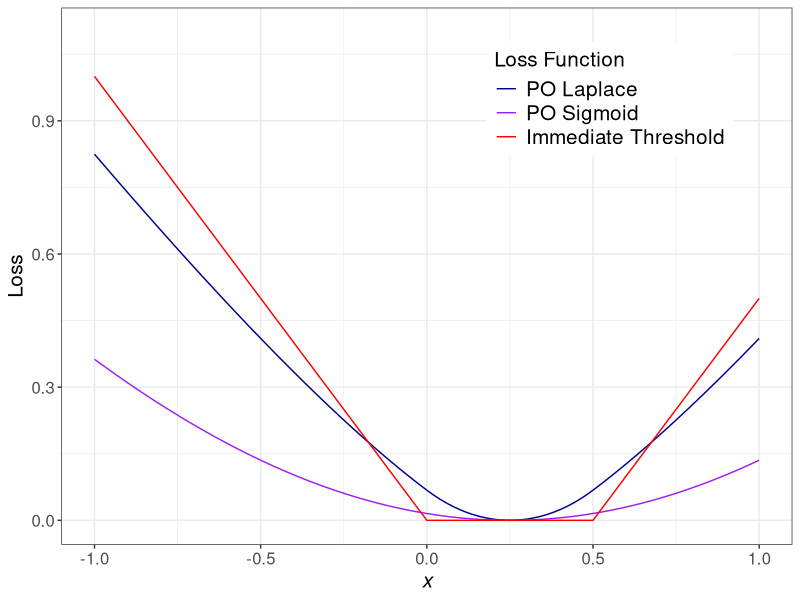

Write R code to recreate this figure. (Note: this script raises an error after producing the figure.)
sigmoid = function(x) {
  1 / (1 + exp(-x))}

laplace <- function(x){
  return(ifelse(x>=0 ,1-0.5*exp(-x), 0.5*exp(x)))}

theta0 = 0
theta1 = 0.5
pos <- function(x){
  -log(sigmoid(theta1 - x)) - log(1 - sigmoid(theta0 - x)) } 
pos_r <- function(x){pos(x) - pos(0.25)}

pol <- function(x){
  -log(laplace(theta1 - x)) - log(1 - laplace(theta0 - x)) }
pol_r <- function(x){pol(x) - pol(0.25)}

im <- function(x){
  result = ifelse(x < theta0, theta0 - x, 
            ifelse(x > theta1, x - theta1, 0))
  return(result)}

optimize(pol, interval = c(-1,1))

library(ggplot2)
library(gridExtra)


 ggplot(data.frame(x=c(-1, 1)), aes(x=x)) + 
  geom_path(aes(colour="darkblue"), stat="function", fun=pol_r) +
  geom_path(aes(colour="purple"), stat="function", fun=pos_r) +
  geom_path(aes(colour="red"), stat="function", fun=im) +
  scale_colour_identity("Loss Function", guide="legend", 
                        labels = c("PO Laplace", "PO Sigmoid","Immediate Threshold")) +
  labs(x="x", y="Loss") +
  ylim(0,1.1) +
   theme_bw() +
   theme(legend.position = c(0.75, 0.83), legend.text=element_text(size = 15)) +
   theme(axis.title.x=element_text(face="italic", size=15)) +
   theme(axis.title.y=element_text(size=15))+
   theme(text = element_text(size=15))



 ggplot(data=df_1, aes(x=neg, y=value, col=Metric))+
   geom_line()+
   labs(x="Num. NR Docs per Query", y="Ranking Metrics")+  
   ylim(0.33, 0.98) +
   theme_bw() +
   theme(legend.position = c(0.87, 0.83), legend.text=element_text(size = 15)) +
   theme(axis.title.x=element_text(face="italic", size=15)) +
   theme(axis.title.y=element_text(size=15))+
   theme(text = element_text(size=15))
 










pos <- function(x){
  -log(sigmoid(theta1 - x)) - log(1 - sigmoid(theta0 - x)) } 
pos_r <- function(x){pos(x) - pos(0.25)}

pol <- function(x){
  -log(laplace(theta1 - x)) - log(1 - laplace(theta0 - x)) }
pol_r <- function(x){pol(x) - pol(0.25)}

im <- function(x){
  result = ifelse(x < theta0, theta0 - x, 
                  ifelse(x > theta1, x - theta1, 0))
  return(result)}

optimize(pol, interval = c(-1,1))

library(ggplot2)
library(gridExtra)


ggplot(data.frame(x=c(-1, 1)), aes(x=x)) + 
  geom_path(aes(colour="darkblue"), stat="function", fun=pol_r) +
  geom_path(aes(colour="purple"), stat="function", fun=pos_r) +
  geom_path(aes(colour="red"), stat="function", fun=im) +
  scale_colour_identity("Loss Function", guide="legend", 
                        labels = c("PO Laplace", "PO Sigmoid","Immediate Threshold")) +
  labs(x="x", y="h(x)") +
  ylim(0,1.1) +
  ggtitle("Comparsion of different Loss Function") +
  theme(legend.text=element_text(size = 8.5)) +
  theme(plot.title=element_text(size=10, face="bold")) +
  theme(axis.title.x=element_text(face="italic", size=9.5)) +
  theme(axis.title.y=element_text(size=9.5))
